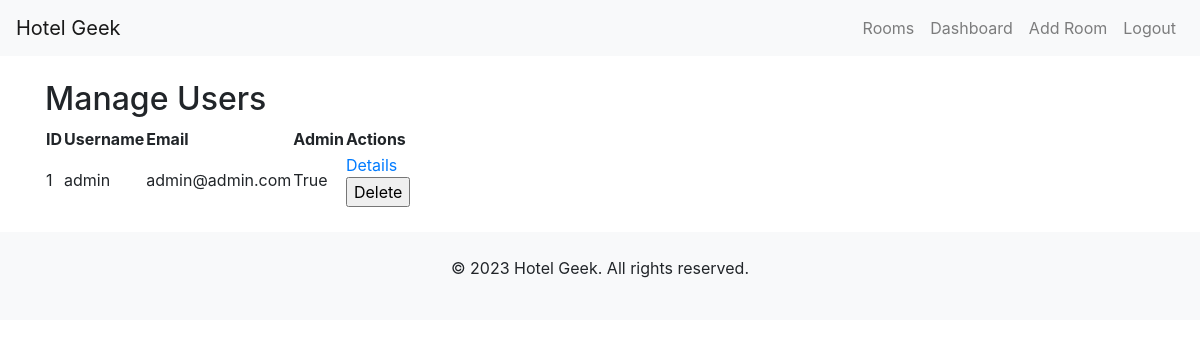
The page /admin/manage-users (signed in) on the database its author committed.
### app/models.py (models this page shows, shortened)
class User(UserMixin, db.Model):
    id = db.Column(db.Integer, primary_key=True)
    username = db.Column(db.String(80), unique=True, nullable=False)
    email = db.Column(db.String(120), unique=True, nullable=False)
    first_name = db.Column(db.String(80))
    last_name = db.Column(db.String(80))
    date_registered = db.Column(db.DateTime, default=datetime.utcnow)
    password_hash = db.Column(db.String(128))
    is_admin = db.Column(db.Boolean, default=False)
    is_active = db.Column(db.Boolean, default=True)
    bookings = db.relationship('Booking', backref='guest', lazy=True)

### app/routes/admin.py (the view)
@admin.route('/manage-users')
@login_required
@admin_required
def manage_users():
    users = User.query.all()
    return render_template('admin/manage_users.html', users=users)

### app/routes/admin.py (called while the page is built)
def admin_required(f):
    @wraps(f)
    def decorated_function(*args, **kwargs):
        if not current_user.is_admin:
            flash('Access restricted to admins.', 'danger')
            return redirect(url_for('main.index'))
        return f(*args, **kwargs)
    return decorated_function

### app/templates/admin/manage_users.html
{% extends "base.html" %}
{% block content %}
<h2>Manage Users</h2>
<table>
    <tr>
        <th>ID</th>
        <th>Username</th>
        <th>Email</th>
        <th>Admin</th>
        <th>Actions</th>
    </tr>
    {% for user in users %}
    <tr>
        <td>{{ user.id }}</td>
        <td>{{ user.username }}</td>
        <td>{{ user.email }}</td>
        <td>{{ user.is_admin }}</td>
        <td>
            <a href="{{ url_for('admin.user_detail', user_id=user.id) }}">Details</a>
            <form method="post" action="{{ url_for('admin.delete_user', user_id=user.id) }}">
                <input type="submit" value="Delete">
            </form>
        </td>
    </tr>
    {% endfor %}
</table>
{% endblock %}

### rows shown on the page
User: id "1", username "admin", email "admin@admin.com", is_admin "True"
